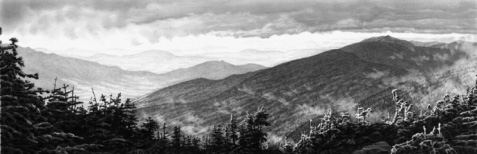
%> input picture codes/nature.jpg, 477 x 154 px
$ octave code.m   (GNU Octave 9; MATLAB toolbox functions it lacks are replaced by stand-ins)
%> lines starting %> are read from the running program, lines starting %| are printed output that depends on the picture
clc; close all; clear all;

img = imread('nature.jpg');
%> img is the input picture: size 154x477 uint8; min 1, max 253, mean 130.1
img = im2double(img);
%> img: size 154x477 double
org = img;
figure, imshow(org); title('Original image');
noisePercentage = 75;
img = imnoise(img,'salt & pepper', noisePercentage/100);
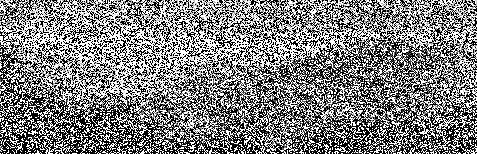
%> img: size 154x477 double; min 0, max 1, mean 0.501
figure, imshow(img); title('Noisy image');
[r,c] = size(img);
%> r = 154; c = 477

w = 3;
ws = floor(w/2);

meanFilt = filter2(fspecial('average',3),img);
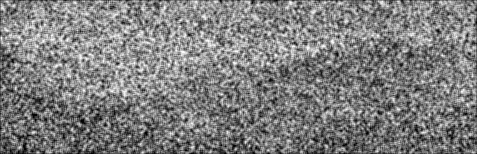
%> meanFilt: size 154x477 double; min 0, max 1, mean 0.498
medianFilt = medfilt2(img);
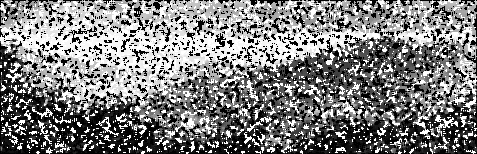
%> medianFilt: size 154x477 double; min 0, max 1, mean 0.497
adapFilt = wiener2(img,[5 5]);
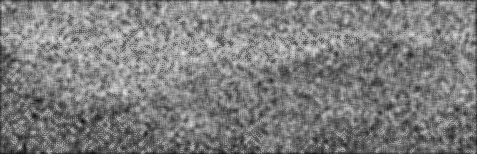
%> adapFilt: size 154x477 double; min 0.0474, max 0.905, mean 0.496

img = padarray(img, [1,1], (min(img(:))+max(img(:)))/2);
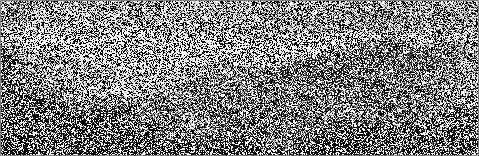
%> img: size 156x479 double; min 0, max 1, mean 0.501

for i=2:r
    for j=2:c
        patch = img(i-ws:i+ws,j-ws:j+ws);
        patch = reshape(patch, 1, []);
        wMin = min(patch);
        wMax = max(patch);
        wMed = median(patch);
        if img(i,j) == wMin || img(i,j) == wMax
            if wMed == wMin || wMed == wMax
                img(i,j) = mean([img(i-1,j-1:j+1) img(i,j-1)]);
            else
                img(i,j) = wMed;
            end
        end
    end
end
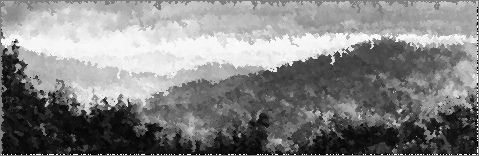
%> img: size 156x479 double; min 0, max 1, mean 0.515
img = img(2:r+1,2:c+1);
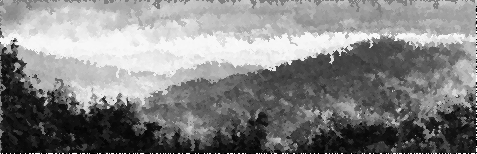
%> img: size 154x477 double; min 0, max 1, mean 0.515
figure, imshow(meanFilt); title('Mean filtered image');
figure, imshow(medianFilt); title('Median filtered image');
figure, imshow(adapFilt); title('Adaptive filtered image');
figure, imshow(img);
